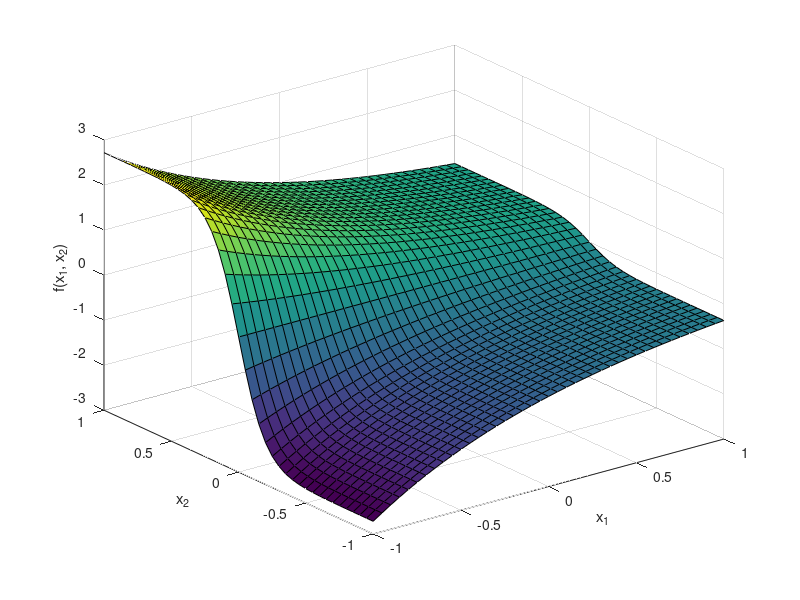
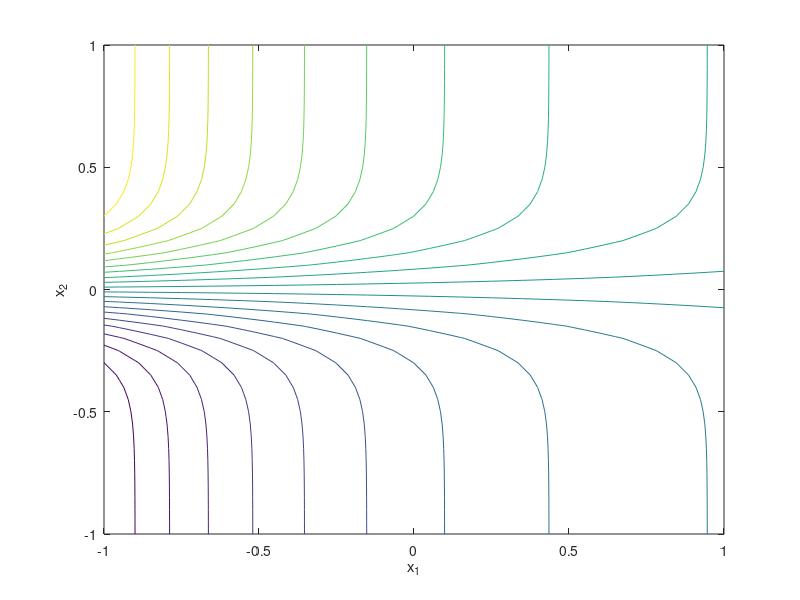

Write the MATLAB code that produced these figures, in order.
%% Specify the Exp-Tanh function
exp_tanh = @(X,Y) exp(-X) .* tanh(5*Y);

% Input mesh
[X, Y] = meshgrid(-1:0.05:1, -1:0.05:1);

%% Evaluate the function
Z = exp_tanh(X,Y);

%% Create surface plot
x0 = 10;
y0 = 10;
width = 256;
height = 256;
set(gcf,'position',[x0, y0, width, height])

surf(X,Y,Z)
xlabel('x_1')
ylabel('x_2')
zlabel('f(x_1, x_2)')

saveas(gcf, 'expTanhSurface.png')

%% Create contour plot
x0 = 10;
y0 = 10;
width = 256;
height = 256;
set(gcf,'position',[x0,y0,width,height])

contour(X,Y,Z,20)
xlabel('x_1')
ylabel('x_2')

saveas(gcf, 'expTanhContour.png')
